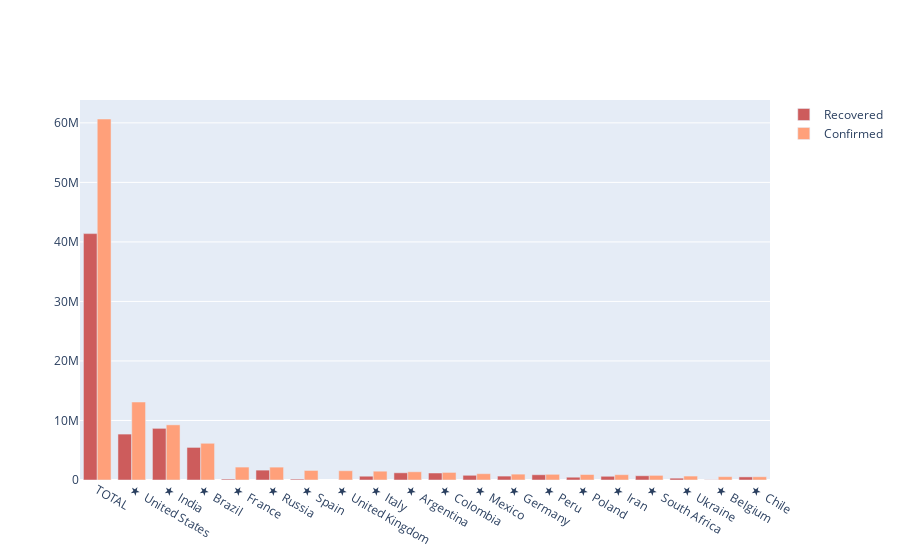

Here is the notebook cell this chart was saved with:
### Markdown cell above
#### lets visualize the recovered cases based on total confirmed case

### Code cell
# lets visualize the recovered case based in relation to total confirmed case

import plotly.graph_objects as go


# for grouped barplot using recovered cases per country and total number of cases per country.

fig = go.Figure(data = [
go.Bar(
    x = world_df['Name'],
    y = world_df["Recovered"].head(20),
    name = "Recovered",
    marker_color = "indianred"
),
go.Bar(
    x = world_df['Name'],
    y = world_df['Confirmed'].head(20),
    name = 'Confirmed',
    marker_color = "lightsalmon"
)
])

# Here we modify the tickangle of the xaxis, resulting in rotated labels.
fig.update_layout(barmode='group')
fig.show()

### Figure 1 — Plotly figure (JSON) as saved in the notebook; plotly's stock layout.template omitted (floating-point values rounded to 4 significant figures; data arrays with more than 128 entries replaced by an {"elided": "..."} marker saying what was removed)
{"data": [{"marker": {"color": "indianred"}, "name": "Recovered", "type": "bar", "x": {"elided": "220 str values"}, "y": [41393796, 7714731, 8677986, 5476018, 156552, 1660419, 150376, null, 637149, 1210634, 1174959, 791516, 656400, 884747, 469527, 625606, 716444, 307778, 36569, 520180]}, {"marker": {"color": "lightsalmon"}, "name": "Confirmed", "type": "bar", "x": {"elided": "220 str values"}, "y": [60649357, 13104592, 9266697, 6166606, 2170097, 2162503, 1605066, 1557007, 1480874, 1381795, 1270991, 1060152, 983731, 954459, 924422, 894385, 775502, 661858, 561803, 544092]}], "layout": {"barmode": "group"}}
